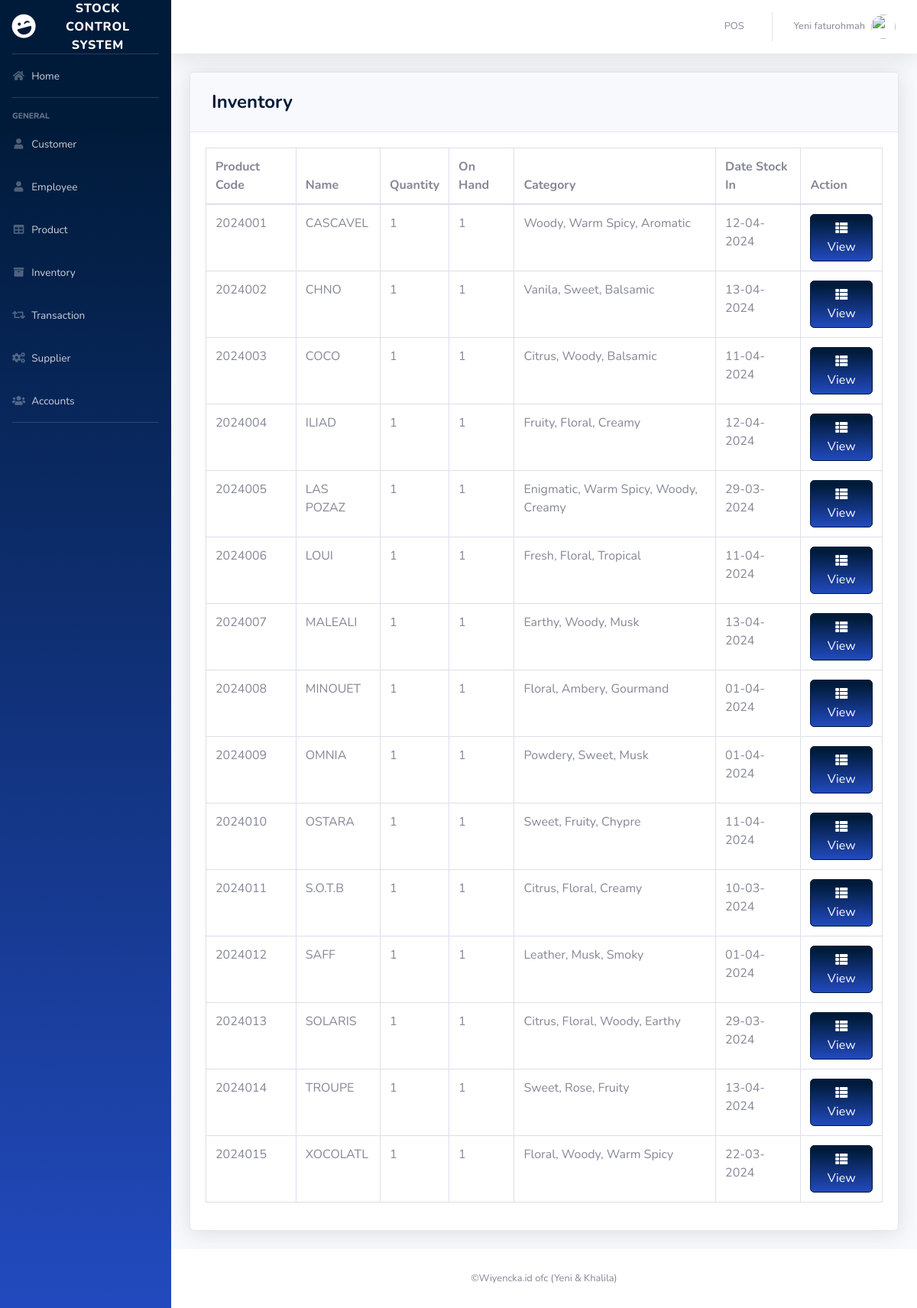
Page /php/inventory.php (signed in) on the committed database.
### tables this page shows
CREATE TABLE `product` (
  `PRODUCT_ID` int(11) NOT NULL,
  `PRODUCT_CODE` varchar(20) NOT NULL,
  `NAME` varchar(50) DEFAULT NULL,
  `DESCRIPTION` varchar(250) NOT NULL,
  `QTY_STOCK` int(50) DEFAULT NULL,
  `ON_HAND` int(250) NOT NULL,
  `PRICE` int(50) DEFAULT NULL,
  `CATEGORY_ID` int(11) DEFAULT NULL,
  `SUPPLIER_ID` int(11) DEFAULT NULL,
  `DATE_STOCK_IN` varchar(50) NOT NULL
);

CREATE TABLE `category` (
  `CATEGORY_ID` int(11) NOT NULL,
  `CNAME` varchar(50) DEFAULT NULL
);

### php/inventory.php (the view, shortened to what this page needs)
<?php
include '../include/connection.php';
include '../include/sidebar.php';
?>
            <div class="card shadow mb-4">
            <div class="card-header py-3">
              <h4 class="m-2 font-weight-bold text-primary">Inventory</h4>
            </div>
            <div class="card-body">
              <div class="table-responsive">
                <table class="table table-bordered" id="dataTable" width="100%" cellspacing="0">
               <thead>
                   <tr>
                     <th>Product Code</th>
                     <th>Name</th>
                     <th>Quantity</th>
                     <th>On Hand</th>
                     <th>Category</th>
                     <th>Date Stock In</th>
                     <th>Action</th>
                   </tr>
               </thead>
          <tbody>
<?php
    $query = 'SELECT PRODUCT_ID, PRODUCT_CODE, NAME, COUNT(`QTY_STOCK`) AS "QTY_STOCK", COUNT(`ON_HAND`) AS "ON_HAND", CNAME, DATE_STOCK_IN FROM product p join category c on p.CATEGORY_ID=c.CATEGORY_ID GROUP BY PRODUCT_CODE';
        $result = mysqli_query($db, $query) or die (mysqli_error($db));
            while ($row = mysqli_fetch_assoc($result)) {
                echo '<tr>';
                echo '<td>'. $row['PRODUCT_CODE'].'</td>';
                echo '<td>'. $row['NAME'].'</td>';
                echo '<td>'. $row['QTY_STOCK'].'</td>';
                echo '<td>'. $row['ON_HAND'].'</td>';
                echo '<td>'. $row['CNAME'].'</td>';
                echo '<td>'. $row['DATE_STOCK_IN'].'</td>';
                      echo '<td align="right">
                              <a type="button" class="btn btn-primary bg-gradient-primary" href="inv_searchfrm.php?action=edit & id='.$row['PRODUCT_CODE'] . '"><i class="fas fa-fw fa-th-list"></i> View</a>
                          </div> </td>';
                echo '</tr> ';
                        }
?>
<?php
include '../include/footer.php';
?>

### include/sidebar.php (shortened to what this page needs)
<!DOCTYPE html>
<html lang="en">
<head>
  <link href="../vendor/fontawesome-free/css/all.min.css" rel="stylesheet" type="text/css">
  <link href="../css/sb-admin-2.min.css" rel="stylesheet">
  <link href="../vendor/datatables/dataTables.bootstrap4.min.css" rel="stylesheet">
</head>
<body id="page-top">
  <div id="wrapper">
    <ul class="navbar-nav bg-gradient-primary sidebar sidebar-dark accordion" id="accordionSidebar">
      <a class="sidebar-brand d-flex align-items-center justify-content-center" href="index.php">
        <div class="sidebar-brand-icon rotate-n-15">
          <i class="fas fa-laugh-wink"></i>
        </div>
        <div class="sidebar-brand-text mx-3">Stock Control System</div>
      </a>
      <hr class="sidebar-divider my-0">
      <li class="nav-item">
        <a class="nav-link" href="index.php">
          <i class="fas fa-fw fa-home"></i>
          <span>Home</span></a>
      </li>
      <hr class="sidebar-divider">
      <div class="sidebar-heading">
        General
      </div>
      <li class="nav-item">
        <a class="nav-link" href="customer.php">
          <i class="fas fa-fw fa-user"></i>
          <span>Customer</span></a>
      </li>
      <li class="nav-item">
        <a class="nav-link" href="employee.php">
          <i class="fas fa-fw fa-user"></i>
          <span>Employee</span></a>
      </li>
      <li class="nav-item">
        <a class="nav-link" href="product.php">
          <i class="fas fa-fw fa-table"></i>
          <span>Product</span></a>
      </li>
      <li class="nav-item">
        <a class="nav-link" href="inventory.php">
          <i class="fas fa-fw fa-archive"></i>
          <span>Inventory</span></a>
      </li>
      <li class="nav-item">
        <a class="nav-link" href="transaction.php">
          <i class="fas fa-fw fa-retweet"></i>
          <span>Transaction</span></a>
      </li>
      <li class="nav-item">
        <a class="nav-link" href="supplier.php">
          <i class="fas fa-fw fa-cogs"></i>
          <span>Supplier</span></a>
      </li>
      <li class="nav-item">
        <a class="nav-link" href="user.php">
          <i class="fas fa-fw fa-users"></i>
          <span>Accounts</span></a>
      </li>
      <hr class="sidebar-divider d-none d-md-block">
    </ul>
    <?php include_once 'topbar.php'; ?>

### include/topbar.php (shortened to what this page needs)
<div id="content-wrapper" class="d-flex flex-column">
  <div id="content">
    <nav class="navbar navbar-expand navbar-light bg-white topbar mb-4 static-top shadow">
      <ul class="navbar-nav ml-auto">
        <li class="nav-item dropdown no-arrow">
          <a class="nav-link" href="pos.php" role="button">
            <span class="mr-2 d-none d-lg-inline text-gray-600 small">POS</span>
          </a>
        </li>
        <li class="nav-item dropdown no-arrow">
          <a class="nav-link dropdown-toggle" href="#" id="userDropdown" role="button" data-toggle="dropdown" aria-haspopup="true" aria-expanded="false">
            <span class="mr-2 d-none d-lg-inline text-gray-600 small"><?php echo  $_SESSION['FIRST_NAME']. ' '.$_SESSION['LAST_NAME'] ;?></span>
            <img class="img-profile rounded-circle"
            <?php
              if($_SESSION['GENDER']=='Male'){
                echo 'src="https://encrypted-tbn0.gstatic.com/images?q=tbn:ANd9GcTS0rikanm-OEchWDtCAWQ_s1hQq1nOlQUeJr242AdtgqcdEgm0Dg"';
              }else{
                echo 'src="https://encrypted-tbn0.gstatic.com/images?q=tbn:ANd9GcSNngF0RFPjyGl4ybo78-XYxxeap88Nvsyj1_txm6L4eheH8ZBu"';
              }
            ?>>
          </a>
        </li>
      </ul>
    </nav>
    <div class="container-fluid">

### include/footer.php (shortened to what this page needs)
      <footer class="sticky-footer bg-white">
        <div class="container my-auto">
          <div class="copyright text-center my-auto">
              <span>©Wiyencka.id ofc (Yeni & Khalila)</span>
          </div>
        </div>
      </footer>
</body>
</html>

### rows in the picture
product: PRODUCT_CODE "2024001", NAME "CASCAVEL", QTY_STOCK "1", ON_HAND "1", CATEGORY_ID.CNAME "Woody, Warm Spicy, Aromatic", DATE_STOCK_IN "12-04-2024"
product: PRODUCT_CODE "2024002", NAME "CHNO", QTY_STOCK "1", ON_HAND "1", CATEGORY_ID.CNAME "Vanila, Sweet, Balsamic", DATE_STOCK_IN "13-04-2024"
product: PRODUCT_CODE "2024003", NAME "COCO", QTY_STOCK "1", ON_HAND "1", CATEGORY_ID.CNAME "Citrus, Woody, Balsamic", DATE_STOCK_IN "11-04-2024"
product: PRODUCT_CODE "2024004", NAME "ILIAD", QTY_STOCK "1", ON_HAND "1", CATEGORY_ID.CNAME "Fruity, Floral, Creamy", DATE_STOCK_IN "12-04-2024"
product: PRODUCT_CODE "2024005", NAME "LAS POZAZ", QTY_STOCK "1", ON_HAND "1", CATEGORY_ID.CNAME "Enigmatic, Warm Spicy, Woody, Creamy", DATE_STOCK_IN "29-03-2024"
product: PRODUCT_CODE "2024006", NAME "LOUI", QTY_STOCK "1", ON_HAND "1", CATEGORY_ID.CNAME "Fresh, Floral, Tropical", DATE_STOCK_IN "11-04-2024"
product: PRODUCT_CODE "2024007", NAME "MALEALI", QTY_STOCK "1", ON_HAND "1", CATEGORY_ID.CNAME "Earthy, Woody, Musk", DATE_STOCK_IN "13-04-2024"
product: PRODUCT_CODE "2024008", NAME "MINOUET", QTY_STOCK "1", ON_HAND "1", CATEGORY_ID.CNAME "Floral, Ambery, Gourmand", DATE_STOCK_IN "01-04-2024"
product: PRODUCT_CODE "2024009", NAME "OMNIA", QTY_STOCK "1", ON_HAND "1", CATEGORY_ID.CNAME "Powdery, Sweet, Musk", DATE_STOCK_IN "01-04-2024"
product: PRODUCT_CODE "2024010", NAME "OSTARA", QTY_STOCK "1", ON_HAND "1", CATEGORY_ID.CNAME "Sweet, Fruity, Chypre", DATE_STOCK_IN "11-04-2024"
product: PRODUCT_CODE "2024011", NAME "S.O.T.B", QTY_STOCK "1", ON_HAND "1", CATEGORY_ID.CNAME "Citrus, Floral, Creamy", DATE_STOCK_IN "10-03-2024"
product: PRODUCT_CODE "2024012", NAME "SAFF", QTY_STOCK "1", ON_HAND "1", CATEGORY_ID.CNAME "Leather, Musk, Smoky", DATE_STOCK_IN "01-04-2024"
product: PRODUCT_CODE "2024013", NAME "SOLARIS", QTY_STOCK "1", ON_HAND "1", CATEGORY_ID.CNAME "Citrus, Floral, Woody, Earthy", DATE_STOCK_IN "29-03-2024"
product: PRODUCT_CODE "2024014", NAME "TROUPE", QTY_STOCK "1", ON_HAND "1", CATEGORY_ID.CNAME "Sweet, Rose, Fruity", DATE_STOCK_IN "13-04-2024"
product: PRODUCT_CODE "2024015", NAME "XOCOLATL", QTY_STOCK "1", ON_HAND "1", CATEGORY_ID.CNAME "Floral, Woody, Warm Spicy", DATE_STOCK_IN "22-03-2024"

### other values in the picture
$_SESSION['FIRST_NAME'] "Yeni"
$_SESSION['LAST_NAME'] "faturohmah"
